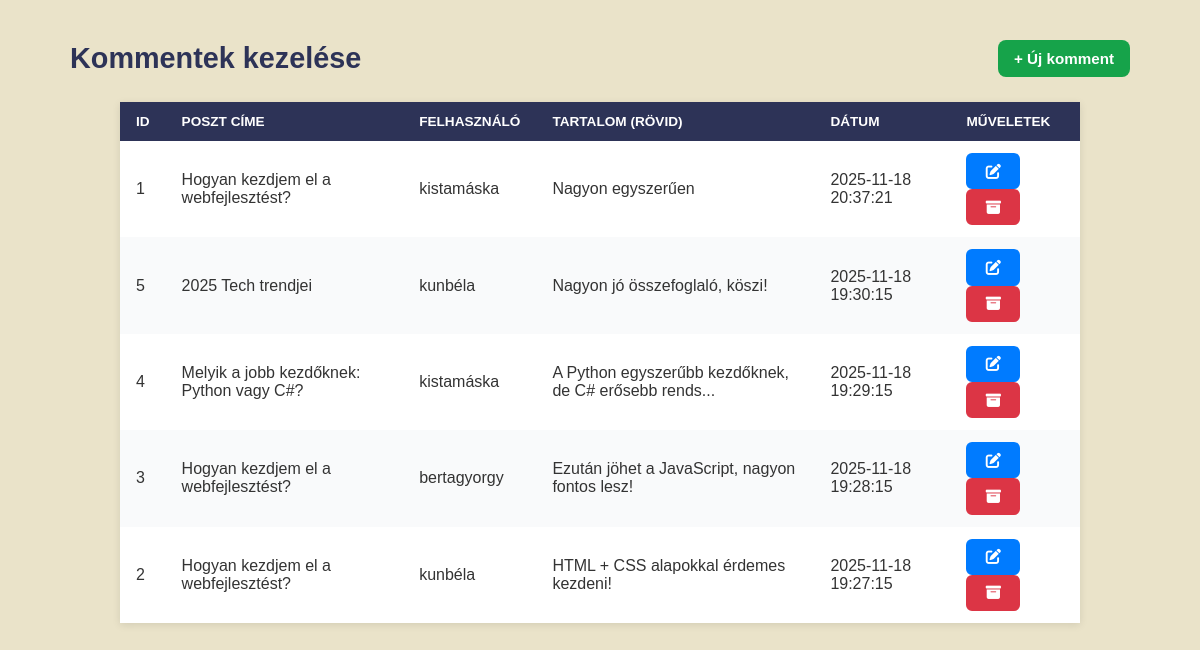
Screenshot of /admin/panel_comments.php (signed in) with the database file from the repository.
### tables this page shows
CREATE TABLE comments (
    comment_id INT PRIMARY KEY AUTO_INCREMENT,
    post_id INT NOT NULL,
    user_id INT NOT NULL,
    content TEXT NOT NULL,
    created_at DATETIME DEFAULT CURRENT_TIMESTAMP
);

CREATE TABLE posts (
    post_id INT PRIMARY KEY AUTO_INCREMENT,
    user_id INT NOT NULL,
    group_id INT NOT NULL,                       
    title VARCHAR(255) NOT NULL,
    content TEXT NOT NULL,
    created_at DATETIME DEFAULT CURRENT_TIMESTAMP
);

CREATE TABLE users (
    user_id INT PRIMARY KEY AUTO_INCREMENT,
    username VARCHAR(100) NOT NULL UNIQUE,
    email VARCHAR(255) NOT NULL UNIQUE,
    user_password VARCHAR(255) NOT NULL,
    is_active CHAR(1) NOT NULL DEFAULT 'A',
    registration_date DATETIME DEFAULT CURRENT_TIMESTAMP,
    user_role CHAR(1) NOT NULL,
    ip VARCHAR(45),
    activation_code VARCHAR(128),
    profile_image VARCHAR(255) NOT NULL DEFAULT('images/anonymous.png')
);

### admin/panel_comments.php (called while the page is built, shortened)
<?php
$config = [
    'table' => 'COMMENTS',
    'pk' => 'comment_id',
    'page_file' => '../admin/panel_comments.php',
    'page_title' => 'Kommentek',
    'singular_name' => 'komment',
    'list_columns' => [
        'comment_id' => 'ID',
        'post_id' => 'Poszt Címe',
        'user_id' => 'Felhasználó',
        'content' => 'Tartalom (rövid)',
        'created_at' => 'Dátum'
    ],
    'list_query' => "SELECT c.comment_id, c.content, c.created_at, p.title AS post_title, u.username
                     FROM comments c
                     JOIN posts p ON c.post_id = p.post_id
                     JOIN users u ON c.user_id = u.user_id
                     ORDER BY c.created_at DESC",
    'list_formatters' => [
        'post_id' => function($value, $row) { return htmlspecialchars($row['post_title']); },
        'user_id' => function($value, $row) { return htmlspecialchars($row['username']); },
        'content' => function($value) {
            $short = mb_substr($value, 0, 50);
            return htmlspecialchars($short) . (mb_strlen($value) > 50 ? '...' : '');
        }
    ],
    'form_fields' => ['post_id', 'user_id', 'content'],
    'fields' => [
        'post_id' => [
            'label' => 'Poszt',
            'type' => 'select',
            'required' => true,
            'param_type' => 'i',
            'foreign_key' => [
                'table' => 'POSTS',
                'value_col' => 'post_id',
                'display_col' => 'title'
            ]
        ],
        'user_id' => [
            'label' => 'Felhasználó',
            'type' => 'select',
            'required' => true,
            'param_type' => 'i',
            'foreign_key' => [
                'table' => 'USERS',
                'value_col' => 'user_id',
                'display_col' => 'username'
            ]
        ],
        'content' => ['label' => 'Tartalom', 'type' => 'textarea', 'required' => true],
    ]
];
require '../app/generic_crud.php';
?>

### app/generic_crud.php (the view, shortened to what this page needs)
<?php
$action = $_GET['action'] ?? 'list';
$table = $config['table'];
$pk = $config['pk'];
$page_file = $config['page_file'];
$page_title = $config['page_title'];
$allow_add = $config['allow_add'] ?? true;
$allow_edit = $config['allow_edit'] ?? true;
$allow_delete = $config['allow_delete'] ?? true;
?>
<!DOCTYPE html>
<html lang="hu">
<head>
    <link rel="stylesheet" href="https://cdnjs.cloudflare.com/ajax/libs/font-awesome/6.7.2/css/all.min.css" />
    <link rel="stylesheet" href="../static/index.css">
    <link rel="stylesheet" href="../static/users.css">
</head>
<body class="admin-page">
<?php
switch ($action):
?>
<?php endif; break;
    default:
?>
<div class="top-bar">
    <h1><?= htmlspecialchars($page_title) ?> kezelése</h1>
    <?php if ($allow_add): ?><a href="<?= $page_file ?>?action=add" class="add-user-btn">+ Új <?= htmlspecialchars($config['singular_name']) ?></a><?php endif; ?>
</div>
<div class="table-wrapper">
    <table>
        <thead>
            <tr>
                <?php foreach ($config['list_columns'] as $label): ?>
                    <th><?= htmlspecialchars($label) ?></th>
                <?php endforeach; ?>
                <th>Műveletek</th>
            </tr>
        </thead>
        <tbody>
            <?php
            $list_sql = $config['list_query'] ?? "SELECT * FROM $table ORDER BY $pk";
            $result = $conn->query($list_sql);
            if ($result && $result->num_rows > 0):
                while ($row = $result->fetch_assoc()):
            ?>
            <tr>
                <?php
                foreach ($config['list_columns'] as $db_col_name => $label):
                    $value = $row[$db_col_name] ?? null;
                    if (isset($config['list_formatters'][$db_col_name]) && is_callable($config['list_formatters'][$db_col_name])) {
                        $display_value = $config['list_formatters'][$db_col_name]($value, $row);
                    } else {
                        $display_value = htmlspecialchars((string)($value ?? 'N/A'));
                    }
                ?>
                    <td><?= $display_value ?></td>
                <?php endforeach; ?>
                <td class="actions">
                    <?php if (!empty($allow_edit)): ?>
                        <a href="<?= htmlspecialchars($page_file) ?>?action=edit&id=<?= urlencode($row[$pk] ?? '') ?>"
                           class="action-btn">
                            <i class="fa-solid fa-pen-to-square"></i>
                        </a>
                    <?php endif; ?>
                    <?php if (!empty($allow_delete)): ?>
                        <a href="<?= htmlspecialchars($page_file) ?>?action=delete&id=<?= urlencode($row[$pk] ?? '') ?>"
                           class="action-btn delete-btn"
                           onclick="return confirm('Biztosan törlöd ezt az elemet?');">
                            <i class="fa-solid fa-box-archive"></i>
                        </a>
                    <?php endif; ?>
                </td>
            </tr>
            <?php endwhile; endif; ?>
        </tbody>
    </table>
</div>
<?php endswitch; $conn->close(); ?>
</body>
</html>

### static/index.css (style rules this page uses)
:root { --primary-color: #2d3357; --secondary-color: coral; --text-color: #333; --background-light: #eae3c9; --white: #fff; --primary-icon: #0d6efd; --success-icon: #198754; --info-icon: #0dcaf0; --warning-icon: #ffc107; --danger-badge: #dc3545; --navbar-height: 63px; }
*, *::before, *::after { box-sizing: border-box; }
body { font-family: 'Sans-Serif', sans-serif; padding: 0; margin: 0; width: 100%; color: var(--text-color); }
a { text-decoration: none; color: black; }

### static/users.css (style rules this page uses)
body { background-color: var(--background-light); }
.top-bar { display: flex; justify-content: space-between; align-items: center; max-width: 1100px; margin: 40px auto 25px auto; padding: 0 20px; }
.top-bar h1 { margin: 0; color: var(--primary-color); font-size: 1.8rem; }
.add-user-btn { background: #16a34a; color: white; padding: 10px 16px; border-radius: 8px; text-decoration: none; font-weight: 600; font-size: 0.95rem; transition: background 0.25s ease; }
table { width: 80%; margin: auto; border-collapse: collapse; background: white; box-shadow: 0 2px 8px rgba(0,0,0,0.1); }
th, td { padding: 12px 16px; text-align: left; }
th { background: var(--primary-color); color: white; text-transform: uppercase; font-size: 0.85rem; }
tr:nth-child(even) { background-color: #f9fafb; }
.action-btn { background: #2563eb; color: white; padding: 6px 12px; border-radius: 6px; text-decoration: none; font-size: 0.9rem; transition: background 0.2s; }
.delete-btn { background: #dc2626; }
.action-btn { display: inline-block; background-color: #007bff; color: #fff; border: none; padding: 0.6rem 1.2rem; border-radius: 6px; font-size: 0.95rem; cursor: pointer; text-decoration: none; text-align: center; transition: background 0.2s; }
.delete-btn { background-color: #dc3545; }

### app/generic_crud.php (style rules this page uses)
body { opacity: 0; transition: opacity 0.3s ease; }
body.loaded { opacity: 1; }

### rows the page displays
comments: comment_id "1", post.title "Hogyan kezdjem el a webfejlesztést?", user.username "kistamáska", content "Nagyon egyszerűen", created_at "2025-11-18 20:37:21"
comments: comment_id "5", post.title "2025 Tech trendjei", user.username "kunbéla", content "Nagyon jó összefoglaló, köszi!", created_at "2025-11-18 19:30:15"
comments: comment_id "4", post.title "Melyik a jobb kezdőknek: Python vagy C#?", user.username "kistamáska", content "A Python egyszerűbb kezdőknek, de C# erősebb rends...", created_at "2025-11-18 19:29:15"
comments: comment_id "3", post.title "Hogyan kezdjem el a webfejlesztést?", user.username "bertagyorgy", content "Ezután jöhet a JavaScript, nagyon fontos lesz!", created_at "2025-11-18 19:28:15"
comments: comment_id "2", post.title "Hogyan kezdjem el a webfejlesztést?", user.username "kunbéla", content "HTML + CSS alapokkal érdemes kezdeni!", created_at "2025-11-18 19:27:15"

### other values shown
$page_title "Kommentek"
$config['singular_name'] "komment"
$label "ID"
$label "POSZT CÍME"
$label "FELHASZNÁLÓ"
$label "TARTALOM (RÖVID)"
$label "DÁTUM"
